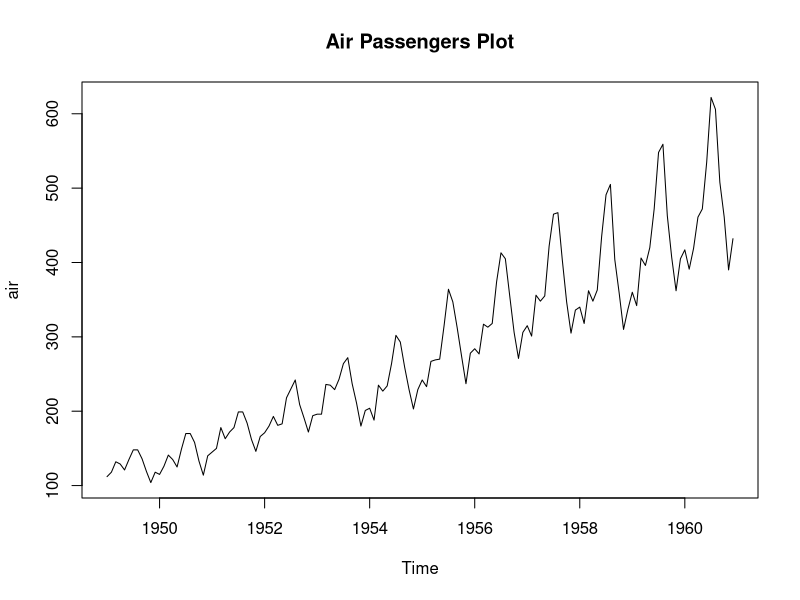

Here is the R script that generated this plot:
## ---- chunk 1
air <- AirPassengers
air
# Hashes inside the r code are treated as comments and will be greyed out in the output
# In this code we have loaded the AirPassengers data
## ---- chunk 2
plot(air, main = "Air Passengers Plot")
